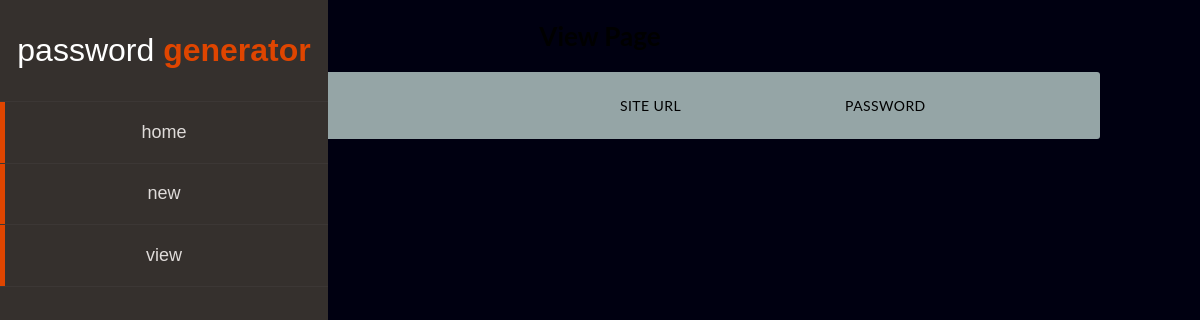
/view/, run on an earlier commit of the app's database.
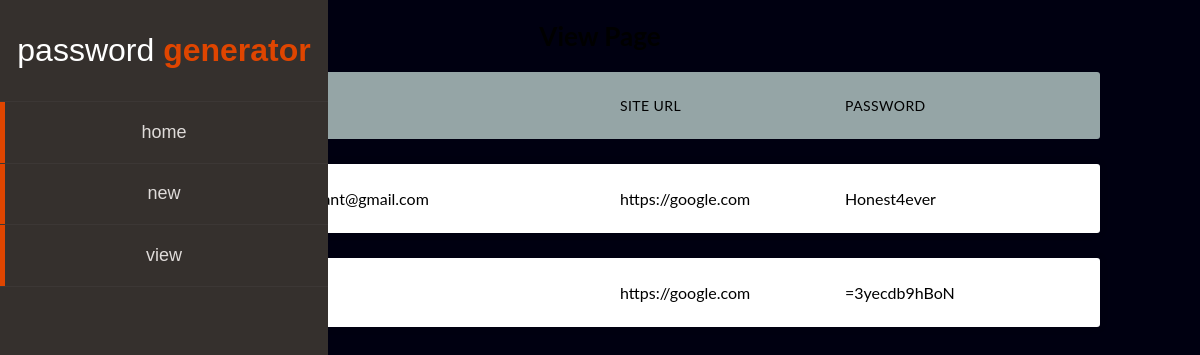
And on a later commit of the database.
### main/models.py (models this page shows, shortened)
class Passwords(models.Model):
    username = models.CharField(max_length=20)
    email = models.EmailField(max_length=50)
    siteurl = models.URLField(max_length=100)
    password = models.CharField(max_length=20)

### main/views.py (the view)
# urls.py: path("view/", views.view, name="view"),
def view(response):
    db = Passwords.objects.all().values()
    return render(response, "main/view.html", {"db":db})

### main/templates/main/view.html (shortened to what this page needs)
{% extends 'main/base.html' %}
{% block content %}
<div class="container">
    <h2>View Page</h2>
    <ul class="responsive-table">
        <li class="table-header">
          <div class="col col-1">Username</div>
          <div class="col col-2">Email ID</div>
          <div class="col col-3">Site URL</div>
          <div class="col col-4">Password</div>
        </li>
        {% for data in db%}
        <li class="table-row">
            <div class="col col-1" data-label="Username">{{data.username}}</div>
            <div class="col col-2" data-label="Email ID">{{data.email}}</div>
            <div class="col col-3" data-label="Site URL">{{data.siteurl}}</div>
            <div class="col col-4" data-label="Password">{{data.password}}</div>
        </li>
        {% endfor %}
    </ul>
</div>
{% endblock content %}

What changed in the data, as far as the page shows it:
added Passwords: email "bisenvedant@gmail.com", siteurl "https://google.com", password "Honest4ever"
added Passwords: siteurl "https://google.com", password "=3yecdb9hBoN"
